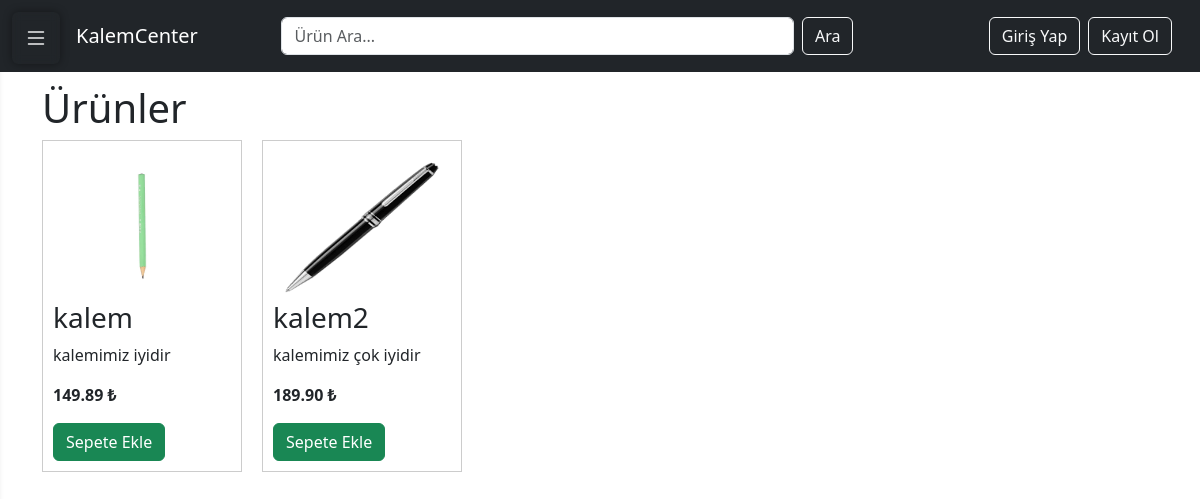
The app's page /product/list/, older data.
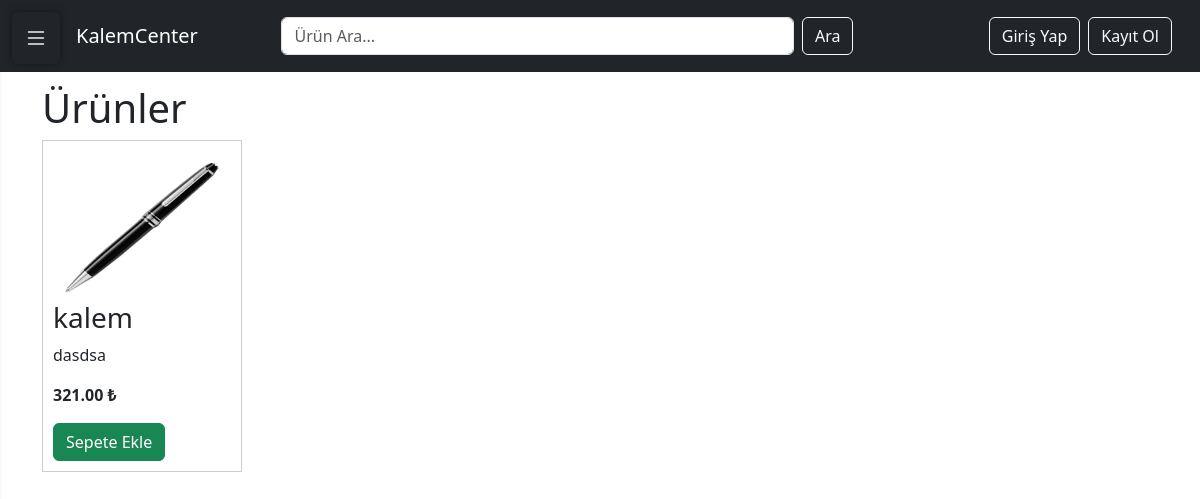
The same page, newer data.
### main/models.py (models this page shows, shortened)
class Product(models.Model):
    name = models.CharField(max_length=100)
    description= models.TextField()
    price = models.DecimalField(max_digits=8, decimal_places=2)
    image = models.ImageField(upload_to='product_images/', blank=True, null=True)
    stock= models.PositiveIntegerField(default=0)
    category= models.ForeignKey(Category, on_delete=models.CASCADE, related_name='products')
    created_at=models.DateTimeField(auto_now_add=True)

### main/views.py (the view)
# urls.py: path('product/list/', views.product_list, name='product_list'),
def product_list(request):
    products = Product.objects.all()
    return render(request, 'main/product_list.html', {'products':products})

### main/context_processors.py (called while the page is built)
def categories_processor(request):
    categories = Category.objects.all()
    return {
        'categories': categories,
    }

### main/Templates/main/product_list.html
{% extends 'main/base.html' %}
{% block content %}
<h1>Ürünler</h1>
<div style="display: flex; flex-wrap: wrap; gap: 20px;">
    {% for product in products %}
    <div style="border: 1px solid #ccc; padding: 10px; width: 200px;">
        {% if product.image %}
          <a href="{%url 'product_detail' product.id%}"><img src="{{ product.image.url }}" width="100%" height="150"></a>
        {% endif %}
        <h3>{{ product.name }}</h3>
        <p>{{ product.description|truncatechars:50 }}</p>
        <p><strong>{{ product.price }} ₺</strong></p>
        {%if user.is_authenticated%}
        <a href="{% url 'add_to_cart' product.id %}" class="btn btn-success">Sepete Ekle</a>
        {%else%}
        <a href="{%url 'login'%}" class="btn btn-success">Sepete Ekle</a>
        {%endif%}
    </div>
    {% endfor %}
</div>
{% endblock %}

Row changes from the older to the newer data that the page shows:
removed Product: image (picture), name "kalem2", description "kalemimiz çok iyidir", price "189.90"
changed Product "kalem": image: a different picture; description "kalemimiz iyidir" → "dasdsa"; price "149.89" → "321.00"
